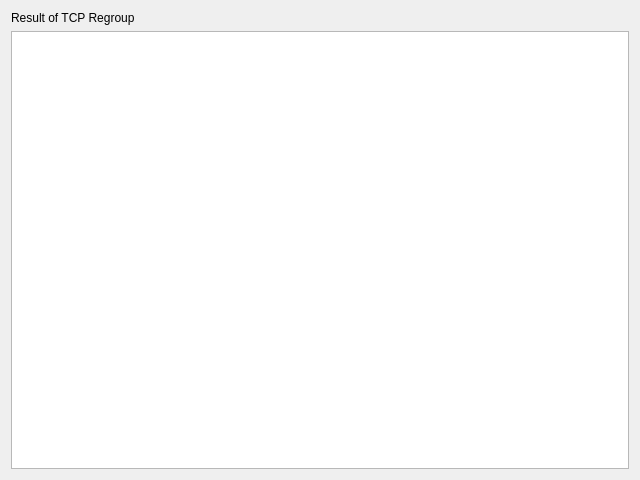
<?xml version="1.0" encoding="UTF-8"?>
<ui version="4.0">
 <class>TCPDialog</class>
 <widget class="QDialog" name="TCPDialog">
  <property name="geometry">
   <rect>
    <x>0</x>
    <y>0</y>
    <width>640</width>
    <height>480</height>
   </rect>
  </property>
  <property name="windowTitle">
   <string>Dialog</string>
  </property>
  <layout class="QVBoxLayout" name="verticalLayout">
   <item>
    <widget class="QLabel" name="label">
     <property name="text">
      <string>Result of TCP Regroup</string>
     </property>
    </widget>
   </item>
   <item>
    <widget class="QTextEdit" name="hexData">
     <property name="font">
      <font>
       <family>Times New Roman</family>
       <pointsize>12</pointsize>
      </font>
     </property>
     <property name="lineWrapMode">
      <enum>QTextEdit::NoWrap</enum>
     </property>
     <property name="readOnly">
      <bool>true</bool>
     </property>
    </widget>
   </item>
  </layout>
 </widget>
 <resources/>
 <connections/>
</ui>
